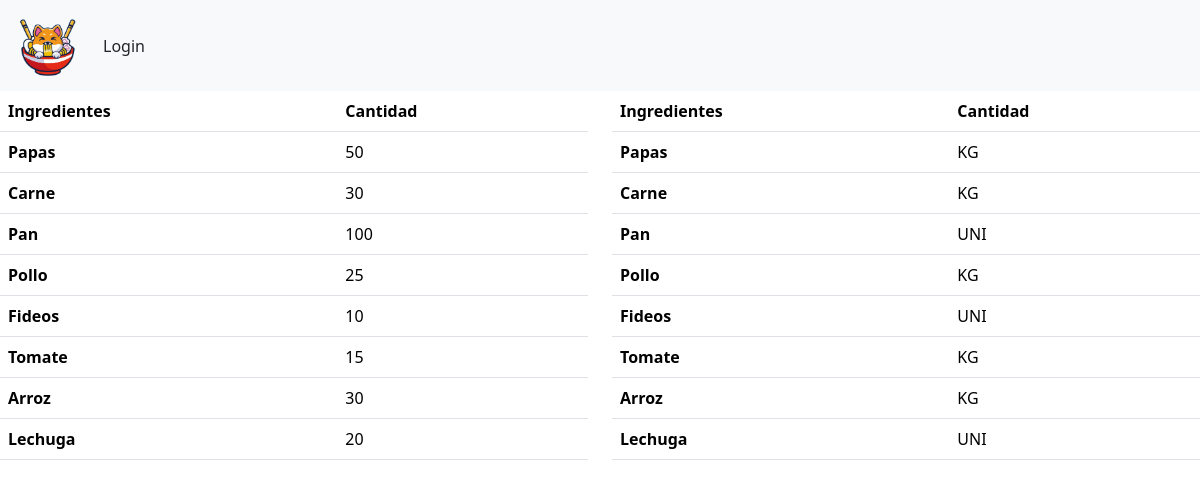
/listaringredientes, run on the app's committed database.
### appweb/models.py (models this page shows, shortened)
class Bodega(models.Model):
    ID_Ing_Bod = models.AutoField(primary_key=True,help_text="Id del ingrediente en la bodega")
    Cantidad = models.IntegerField(help_text="Cantidad de ingredientes en bodega")
    ID_Ingrediente = models.ForeignKey(Ingredientes, on_delete=models.CASCADE, help_text="Id del ingrediente")

class Ingredientes(models.Model):
    ID_Ingrediente = models.AutoField(primary_key=True,help_text="Id del ingrediente")
    nombre = models.CharField(max_length=50 , help_text="nombre del ingrediente")
    Costo = models.IntegerField(help_text="Valor del ingrediente")
    unidad_medida = models.CharField(max_length=4 , help_text="Unidad de medida del ingrediente")
    def __str__(self):
        return self.nombre

### appweb/views.py (the view)
# urls.py: path('listaringredientes', listaringredientes, name='listaringredientes' ),
def listaringredientes (request):
    peticiones = Ingredientes.objects.all()
    ingredientes = Bodega.objects.all()
    data = {
        'mis_ingredientes' : ingredientes ,
        'mis_peticiones' : peticiones
    }
    return render(request,"mantenedor/admin/listaringredientes.html", data )

### appweb/templates/mantenedor/admin/listaringredientes.html
{% extends 'base.html' %}
{% block contenido %}
<div class="row">
  <div class="col-6">
    <table class="table">
        <thead>
          <tr>
            <th scope="col">Ingredientes</th>
            <th scope="col">Cantidad</th>
          </tr>
        </thead>
        <tbody>
            {% for i in mis_ingredientes %}
          <tr>
            <th scope="row"> {{ i.ID_Ingrediente }} </th>
            <td> {{ i.Cantidad }} </td>
          </tr>
          {% endfor %}
        </tbody>
      </table>
  </div>
  <div class="col-6">
    <table class="table">
      <thead>
        <tr>
          <th scope="col">Ingredientes</th>
          <th scope="col">Cantidad</th>
        </tr>
      </thead>
      <tbody>
          {% for e in mis_peticiones %}
        <tr>
          <th scope="row"> {{ e.nombre }} </th>
          <td> {{ e.unidad_medida }} </td>
        </tr>
        {% endfor %}
      </tbody>
    </table>
  </div>
</div>
  {% endblock %}

### data on the page
Bodega: ID_Ingrediente "Papas", Cantidad "50"
Bodega: ID_Ingrediente "Carne", Cantidad "30"
Bodega: ID_Ingrediente "Pan", Cantidad "100"
Bodega: ID_Ingrediente "Pollo", Cantidad "25"
Bodega: ID_Ingrediente "Fideos", Cantidad "10"
Bodega: ID_Ingrediente "Tomate", Cantidad "15"
Bodega: ID_Ingrediente "Arroz", Cantidad "30"
Bodega: ID_Ingrediente "Lechuga", Cantidad "20"
Ingredientes: nombre "Papas", unidad_medida "KG"
Ingredientes: nombre "Carne", unidad_medida "KG"
Ingredientes: nombre "Pan", unidad_medida "UNI"
Ingredientes: nombre "Pollo", unidad_medida "KG"
Ingredientes: nombre "Fideos", unidad_medida "UNI"
Ingredientes: nombre "Tomate", unidad_medida "KG"
Ingredientes: nombre "Arroz", unidad_medida "KG"
Ingredientes: nombre "Lechuga", unidad_medida "UNI"
